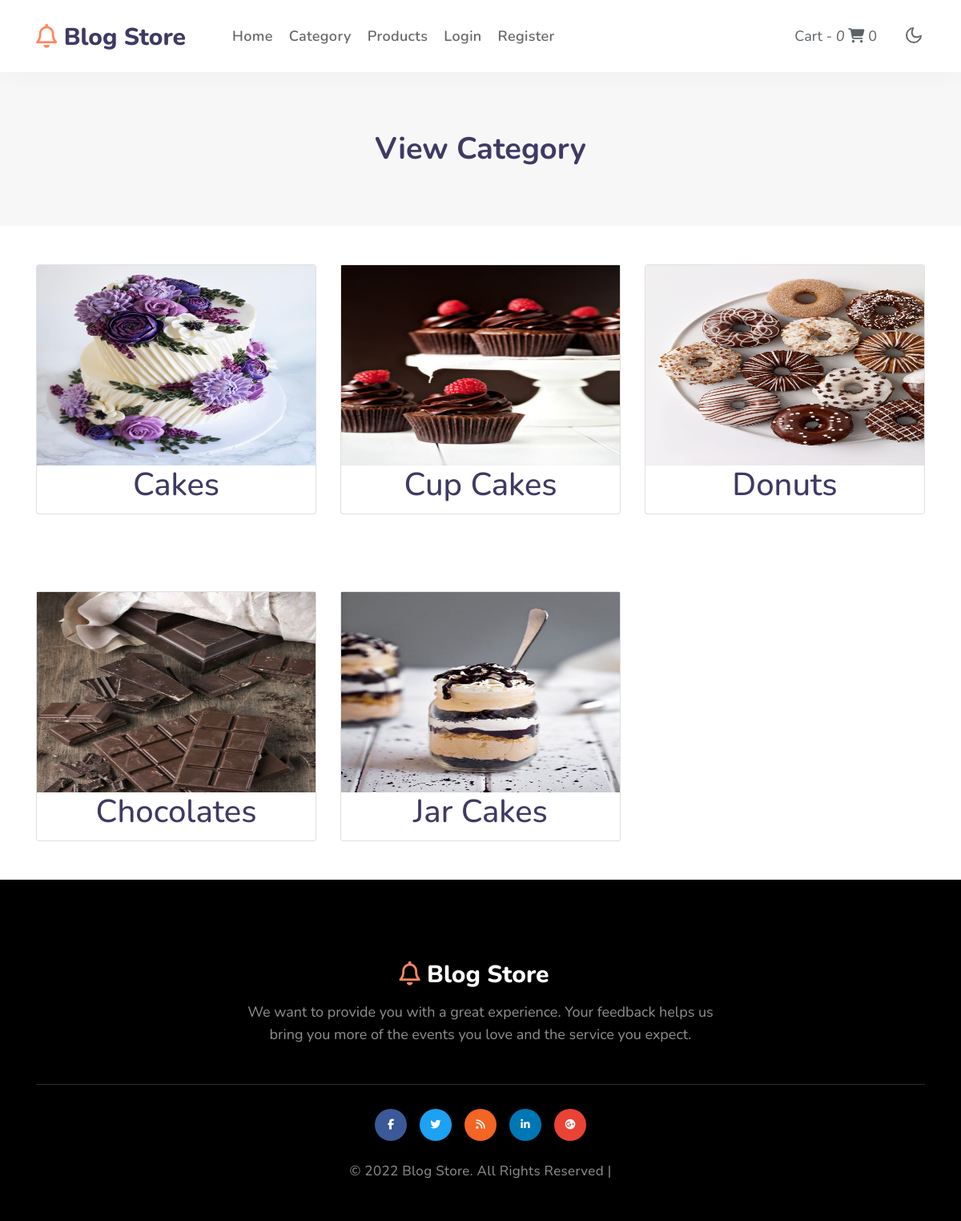
Screenshot of /view_category.php with the database file from the repository.
### tables this page shows
CREATE TABLE `category` (
  `id` int(10) NOT NULL,
  `category_name` varchar(100) NOT NULL,
  `category_image` longtext NOT NULL,
  `status` varchar(20) NOT NULL,
  `created_at` timestamp NOT NULL DEFAULT current_timestamp() ON UPDATE current_timestamp()
);

### view_category.php (the view)
<?php
    include_once('header.php');
?>
<div class="w3l-about-breadcrumb w3l-search-results py-5 text-center">
    <div class="container py-lg-4 py-md-3">
        <h3 class="title-big">View Category</h3>
    </div>
</div>
<div class="container">
    <div class="row service-v1 margin-bottom-40">
        <?php
            include( 'config.php' );
            $query = 'SELECT * FROM `category`';
            $result = mysqli_query( $conn, $query );
            while( $row = mysqli_fetch_array( $result ) )
            {
        ?>
        <div class="col-md-4 my-5">
            <div class="card small">
                <div class="card-image">
                        <img class="img-responsive" src="category/<?php echo $row['category_image'] ?>" alt="" style="height:250px; width:100%">
                        <a href="view_subcategory.php?id=<?php echo $row['category_name'] ?>"><h1 class="card-title text-center"><?php echo $row['category_name'] ?></h1></a>
                </div>
            </div>
        </div>
        <?php
            }
        ?>
    </div>
</div>
<?php
    include_once("footer.php");
?>

### rows the page displays
category: category_image (picture), category_name "Cakes"
category: category_image (picture), category_name "Cup Cakes"
category: category_image (picture), category_name "Donuts"
category: category_image (picture), category_name "Chocolates"
category: category_image (picture), category_name "Jar Cakes"

### other values shown
$t "0"
